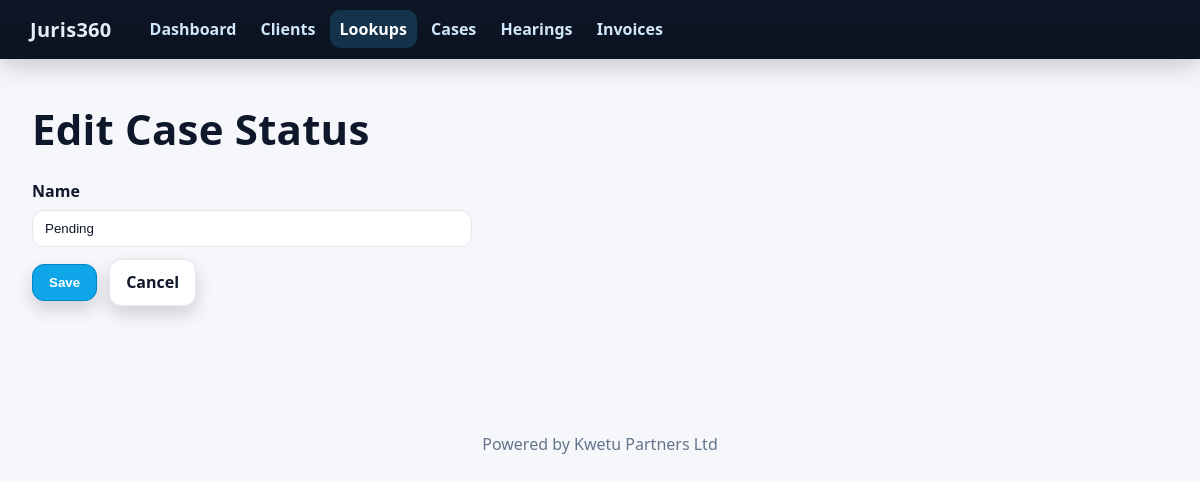
Page /lookups/status/2/edit on the earlier database version.
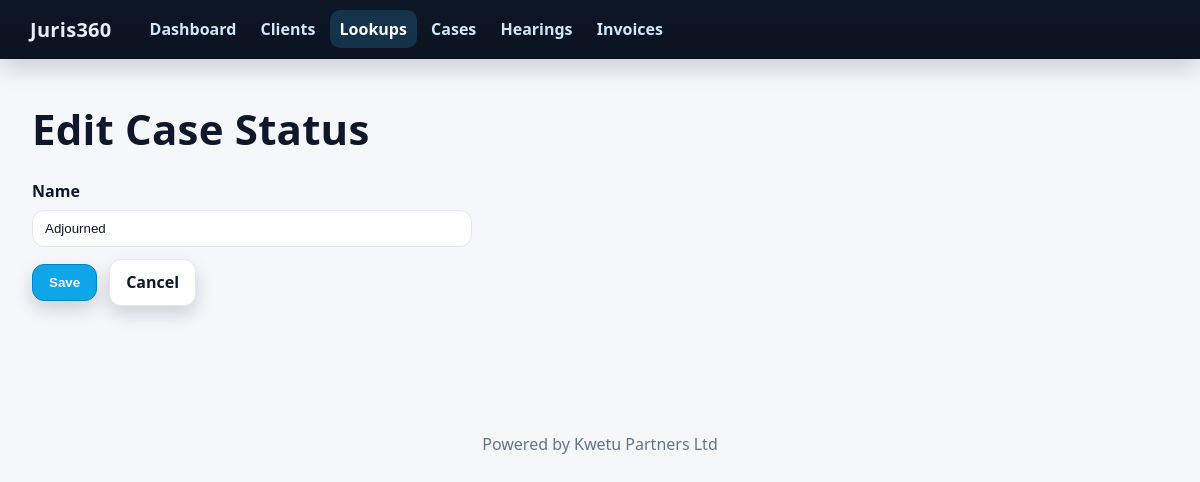
Same page on the later database version.
### app.py (models this page shows)
class Base(DeclarativeBase): pass

class CaseStatus(Base):
    __tablename__ = "case_status"
    id: Mapped[int] = mapped_column(primary_key=True)
    name: Mapped[str] = mapped_column(String(100))
    cases: Mapped[list["Case"]] = relationship(back_populates="status")

### app.py (the view)
@app.route("/lookups/status/<int:id>/edit", methods=["GET","POST"])
def lookup_status_edit(id:int):
    with Session(engine) as s:
        item = s.get(CaseStatus, id)
        if not item: flash("Status not found","error"); return redirect(url_for("lookups_status"))
        if request.method=="POST": item.name=request.form["name"]; s.commit(); flash("Status updated","success"); return redirect(url_for("lookups_status"))
        s.expunge(item)
    return render_template("lookup_form.html", item=item, label="Case Status", is_type=False, active="lookups")

### templates/lookup_form.html (shortened to what this page needs)
{% extends 'base.html' %}{% set active='lookups' %}
{% block content %}
<h1>{{ 'Edit' if item else 'New' }} {{ label }}</h1>
<form method="post">
<label>Name</label><input type="text" name="name" value="{{ item.name if item else '' }}" required>
<div class="actions"><button class="btn btn-primary" type="submit">Save</button>
{% if is_type %}<a class="btn btn-secondary" href="{{ url_for('lookups_types') }}">Cancel</a>{% else %}
<a class="btn btn-secondary" href="{{ url_for('lookups_status') }}">Cancel</a>{% endif %}</div></form>
{% endblock %}

Differences in the rows shown:
changed CaseStatus: name "Pending" → "Adjourned"
